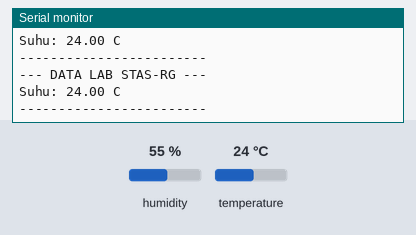
Simulated run of this sketch. Board: Arduino Uno, built with avr-gcc and run on an emulated ATmega328P. On the bench: the last lines printed to the serial monitor. The inputs (shaded band) are chosen by the test bench; at power-on: temperature 24 °C, humidity 55 %.

Above: at 2.8 s.
2.9 s: temperature set to 12 °C
At 5.2 s:
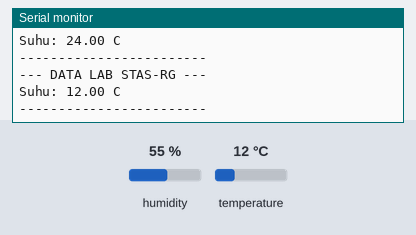
5.6 s: temperature set to 19 °C
At 7.2 s:
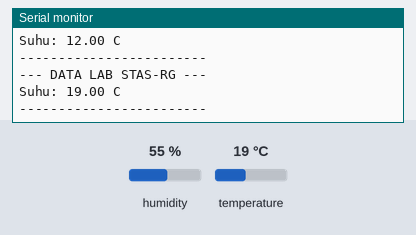
Timing chart, 0 to 8.7 s (numbered marks = the images above; inputs shaded):
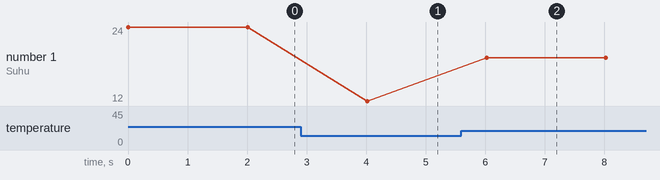

Measured:
- after the input at 2.9 s, the serial monitor: prints a new line after 1.1 s (image 1)
- after the input at 5.6 s, the serial monitor: prints a new line after 0.42 s (image 2)
- plotted number 1: 24 → 12 after the input at 2.9 s, 12 → 19 after the input at 5.6 s

The sketch:

allsensor.ino
```cpp
#include <Wire.h>
#include <Adafruit_Sensor.h>
#include <Adafruit_ADXL345_U.h>
#include "DHT.h"

// Inisialisasi
DHT dht(15, DHT22);
//Adafruit_ADXL345_Unified accel = Adafruit_ADXL345_Unified(12345);
//const int PIEZO_PIN = 32;
//const int MQ_PINS[] = {33, 34, 35, 36, 39, 14}; // Pin MQ Series

void setup() {
  Serial.begin(115200);
  dht.begin();
  //accel.begin();
}

void loop() {
  //sensors_event_t event;
  //accel.getEvent(&event);

  Serial.println("--- DATA LAB STAS-RG ---");
  // 1. DHT22
  Serial.print("Suhu: "); Serial.print(dht.readTemperature()); Serial.println(" C");

  // 2. ADXL345
  //Serial.print("Kemiringan X: "); Serial.println(event.acceleration.x);

  // 3. Piezoelektrik
  //Serial.print("Getaran: "); Serial.println(analogRead(PIEZO_PIN));

  // 4. MQ Series
  for(int i = 0; i < 6; i++) {
    //Serial.print("Gas MQ-"); Serial.print(i);
    //Serial.print(": "); Serial.println(analogRead(MQ_PINS[i]));
  }

  Serial.println("------------------------");
  delay(2000);
}
```
